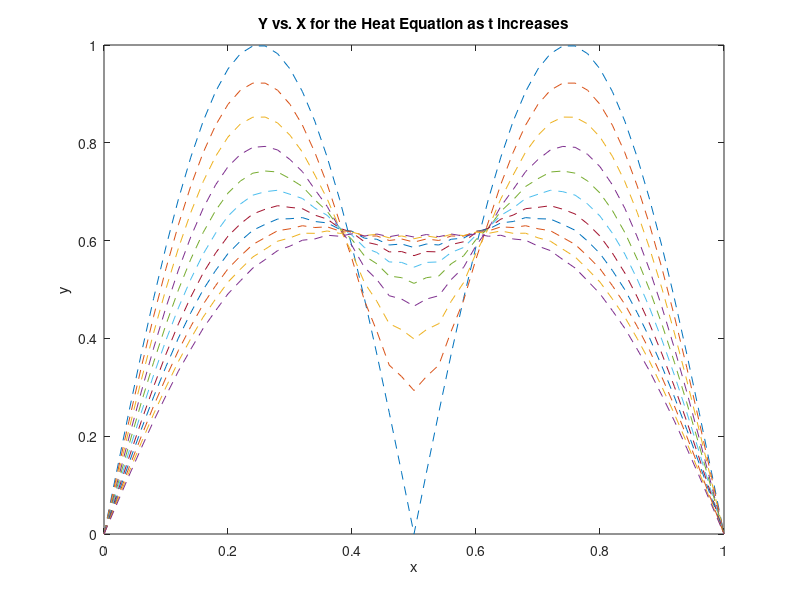

Write the MATLAB code that produced this figure.
nx=50; %define the number of x coordinates to plot
x0 = 0;
xf = 1;
h = (xf-x0)/nx; %calculte the x step size

u0 = 0; %set boundary conditions at x0, xf
uf = 0;

nk = 100; %define the number of time steps
t0 = 0;
tf = 0.02;
k = (tf-t0)/nk; %calc the difference between each time step
ta = t0:k:tf; %define t array

v = k/h^2; %define v to generate inverse matrix (needs to be < 0.5)
if v > 0.5
    warning('v is too large! Try changing nx and nk.');
end

xa = x0:h:xf; %define x array for values of x at one time instant

U = zeros(size(xa,2),size(ta,2)); %define matrix U for y at every t and x

%% Define the Initial Conditions (uncomment, change file name at the bottom)
%y0 = @tent; %set y0 as the tent function
%y0 = @(x) sin(2*pi*x);
y0 = @(x) abs(sin(2*pi*x));

%set initial values of x at t = 0
for j = 1:nx+1
    U(j,1) = y0(xa(j));
end

%% Calculate and Plot
%set boundary condition values for all t at x0,xf
for m = 1:nk+1
    U(1,m) = u0;
    U(nx+1,m) = uf;
end

for m = 1:nk %iterate through each time step
    for x = 2:nx %for each x coordinate
        U(x,m+1) = v*U(x-1,m)+(1-2*v)*U(x,m)+v*U(x+1,m); %calc for the next time step
    end
end

figure('name','Finite Differences: Heat Equation')
for m = 1:10:nk+1 %have to skip some otherwise graph too crowded
    plot(xa,U(:,m),'--') %plot each of the time steps on the same axis
    hold on;
end
hold off;
title('Y vs. X for the Heat Equation as t increases')
xlabel('x')
ylabel('y')
print('plots\Sine','-dpng'); %print to file
